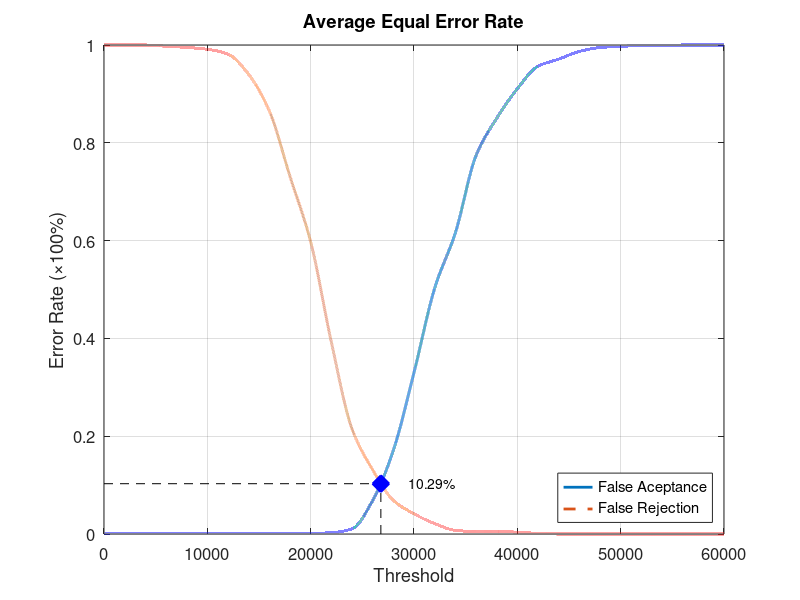
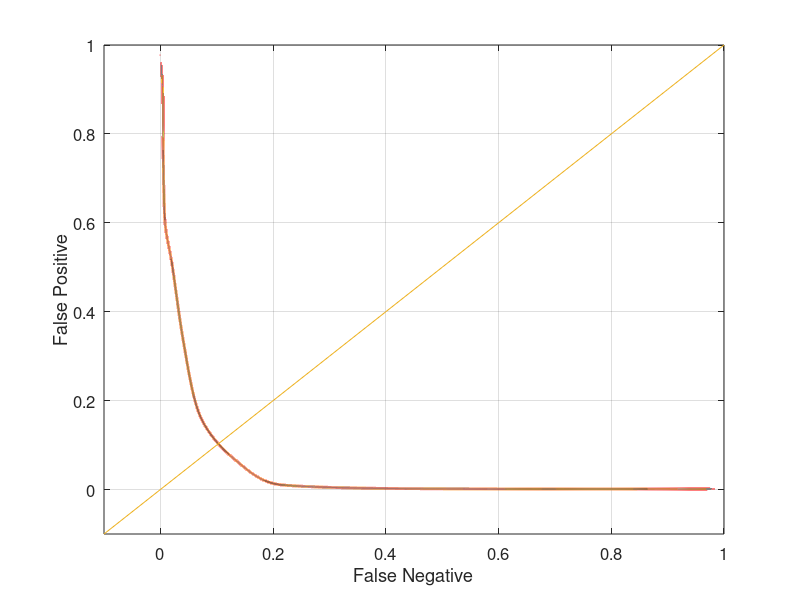

The MATLAB source for these figures, in order:
function yEER = Experiment1Average
close all;
clear;
clc;
x = 0:2000:60000;
xq = 0:0.5:60000;

y0 = [0 0.00131579 0.00131579 0.00131579 0.00131579 0.00131579 0.00131579 0.00131579 0.00131579 0.00131579 0.00131579 0.00263158 0.0105263 0.0684211 0.171053 0.330263 0.502632 0.615789 0.773684 0.85 0.910526 0.956579 0.971053 0.986842 0.994737 0.997368 0.998684 0.998684 1 1 1];
yy0 = interp1(x, y0, xq, 'pchip');
y1 = [1 1 1 0.9975 0.995 0.99125 0.98125 0.94 0.865 0.73125 0.5975 0.3925 0.215 0.13125 0.06875 0.04125 0.02125 0.0075 0.005 0.005 0.00375 0.00125 0 0 0 0 0 0 0 0 0];
yy1 = interp1(x, y1, xq, 'pchip');

% Calculating EER: 
y2 = abs(y0 - y1);
find(y2 == min(y2))
yy2 = abs(yy0 - yy1);
xEER = find(yy2 == min(yy2));
xEERIndex = xq(xEER) % X-axis EER
yEER = yy0(xEER) % Y-axis EER

main = figure
plot(xq, yy0,'-','LineWidth', 2);	hold on
plot(xq, yy1,'--','LineWidth', 2);	hold on
plot([xEERIndex xEERIndex], [0 yEER], 'k--');	hold on
plot([0 xEERIndex], [yEER yEER], 'k--');	hold on
plot(xEERIndex, yEER, 'bx', 'LineWidth', 10);	hold on
text(xEERIndex + 10 * xEERIndex / 100, yEER, [num2str(round((10000 * yEER)) / 100) '%'])
legend('False Aceptance', 'False Rejection', 'Location', 'SouthEast')
xlabel('Threshold')
ylabel('Error Rate (\times100%)')
title('Average Equal Error Rate')
set(gca, 'FontSize', 12)
axis([0 60000 0 1])
grid on

print(main, 'Experiment1AverageMain', '-dpng');
FNRxFPR = figure('Color', [1 1 1]);
plot(yy1, yy0, '-', yy1, yy0, 'LineWidth', 2);
hold on
y = -0.1:0.1:1
plot(y, y); 
set(gca, 'FontSize', 12)
xlabel('False Negative')
ylabel('False Positive')
axis([-0.1 1 -0.1 1])
set(gca, 'FontSize', 12)
grid on

print(FNRxFPR, 'Experiment1AverageFNRxFPR','-dpng');
end
